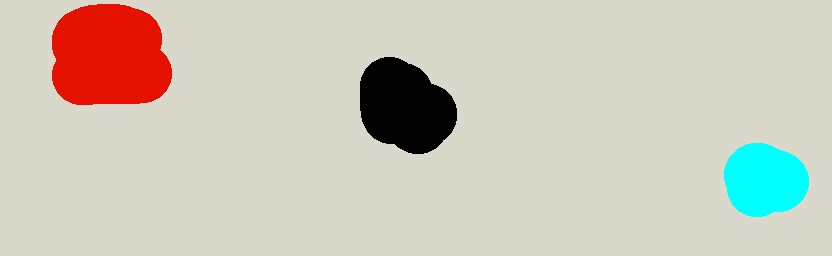
#> input picture image.jpg, 832 x 256 px
$ python main.py
#> lines starting #> are read from the running program, lines starting #| are printed output that depends on the picture
import cv2
import matplotlib.pyplot as plt
import numpy as np

img = cv2.imread('image.jpg')
#> img is the input picture: shape (256, 832, 3); mean B, G, R 187.8, 200.3, 206.4
hsv = np.array(cv2.cvtColor(img, cv2.COLOR_BGR2HSV))
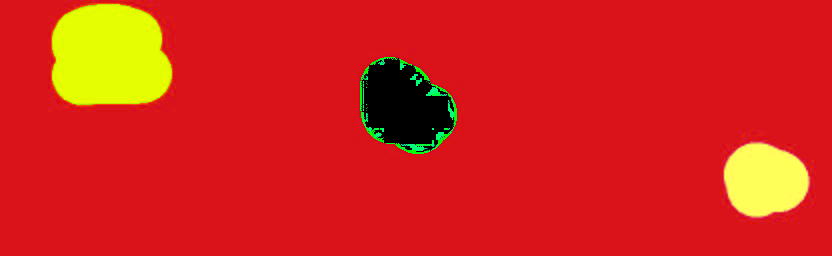
#> hsv: shape (256, 832, 3); mean B, G, R 25.9, 35.7, 212.3

h, w, d = img.shape
#> h = 256; w = 832; d = 3

vec = hsv.cumsum(0)[-1]
#> vec = 832 rows, first 8: [6656, 4608, 55808], [6656, 4608, 55808], [6656, 4608, 55808], [6656, 4608, 55808], [6656, 4608, 55808], [6656, 4608, 55808], [6656, 4608, 55808], [6656, 4608, 55808]

plt.plot(np.arange(w), vec)

plt.show()
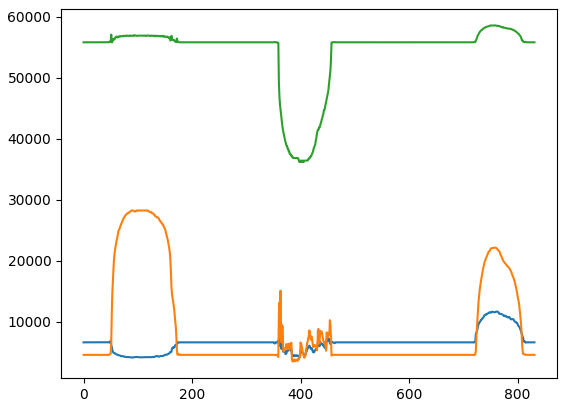
#> figure drawn by matplotlib, 1 panel; curve peaks at x = 762, y = 11704; curve peaks at x = 103, y = 28262; curve peaks at x = 758, y = 58576
